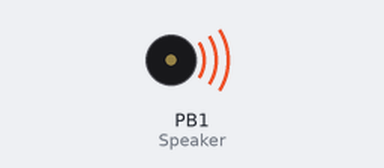
Recording of a sketch running on a simulated ATtiny85, built with avr-gcc and run on an emulated ATtiny85. On the bench: buzzer (waves = sounding).

Above: at 0.9 s.
At 6.22 s:
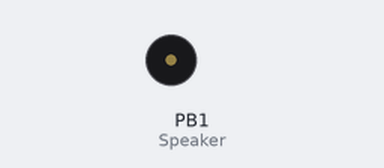
Timing chart, 0 to 7.2 s (numbered marks = the images above):
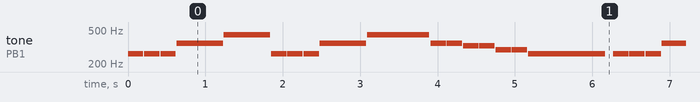

The sketch:

TinyTone_cucaracha.ino
```cpp
/* TinyTone for ATtiny85 */

// Notes
const int Note_C = 239;
const int Note_CS = 225;
const int Note_D = 213;
const int Note_DS = 201;
const int Note_E = 190;
const int Note_F = 179;
const int Note_FS = 169;
const int Note_G = 159;
const int Note_GS = 150;
const int Note_A = 142;
const int Note_AS = 134;
const int Note_B = 127;
const int Note_S = 255;

int Speaker = 1;

void setup()
{
pinMode(Speaker, OUTPUT);
}

void loop()
{
playTune();
delay(100);
}

void TinyTone(unsigned char divisor, unsigned char octave, unsigned long duration)
{
//TCCR1 = 0x90 | (8-octave); // for 1MHz clock
TCCR1 = 0x90 | (11-octave); // for 8MHz clock
OCR1C = divisor-1; // set the OCR
delay(duration);
TCCR1 = 0x90; // stop the counter
}

// Play La Cucaracha
void playTune(void)
{
TinyTone(Note_C, 4, 200);
TinyTone(Note_S, 1, 10);
TinyTone(Note_C, 4, 200);
TinyTone(Note_S, 1, 10);
TinyTone(Note_C, 4, 200);
TinyTone(Note_S, 1, 10);
TinyTone(Note_F, 4, 600);
TinyTone(Note_S, 1, 10);
TinyTone(Note_A, 4, 600);
TinyTone(Note_S, 1, 10);
TinyTone(Note_C, 4, 200);
TinyTone(Note_S, 1, 10);
TinyTone(Note_C, 4, 200);
TinyTone(Note_S, 1, 10);
TinyTone(Note_C, 4, 200);
TinyTone(Note_S, 1, 10);
TinyTone(Note_F, 4, 600);
TinyTone(Note_S, 1, 10);
TinyTone(Note_A, 4, 800);
TinyTone(Note_S, 1, 20);
TinyTone(Note_F, 4, 200);
TinyTone(Note_S, 1, 10);
TinyTone(Note_F, 4, 200);
TinyTone(Note_S, 1, 10);
TinyTone(Note_E, 4, 200);
TinyTone(Note_S, 1, 10);
TinyTone(Note_E, 4, 200);
TinyTone(Note_S, 1, 10);
TinyTone(Note_D, 4, 200);
TinyTone(Note_S, 1, 10);
TinyTone(Note_D, 4, 200);
TinyTone(Note_S, 1, 10);
TinyTone(Note_C, 4, 1000);
}
```

Measured:
- by itself, tone on PB1 (Speaker): plays 262 Hz for 0.20 s, 262 Hz for 0.20 s, 262 Hz for 0.20 s, 349 Hz for 0.60 s, 440 Hz for 0.60 s, 262 Hz for 0.20 s … (354 notes in this stretch)
